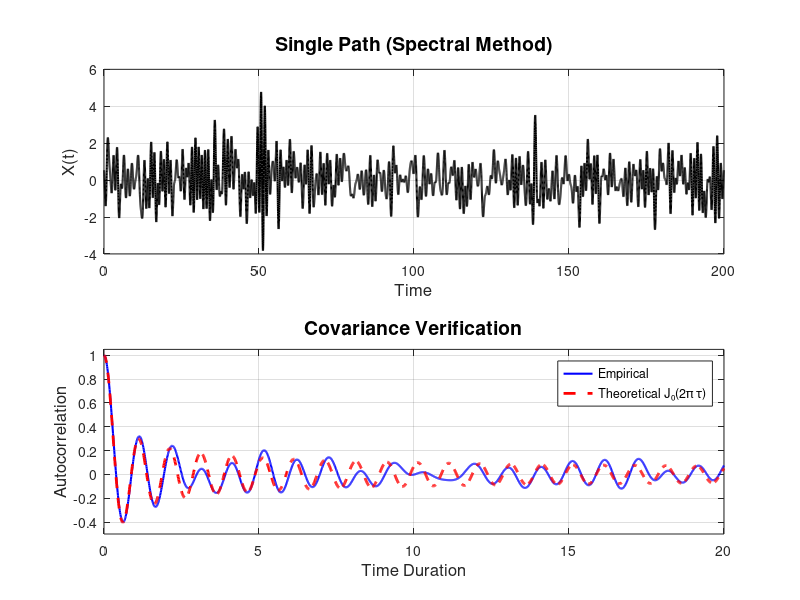

Write the MATLAB code that produced this figure.
function randomWaveSampler(L, stepSize, maxDuration)
    if nargin < 1, L = 200; end
    if nargin < 2, stepSize = 0.01; end
    if nargin < 3, maxDuration = 20; end

    N = round(L / stepSize);
    [path, t] = genPathSpectral(N, stepSize);
    maxDurationSteps = round(maxDuration/stepSize) + 1;
    empCov = autocorrDirect(path, maxDurationSteps);

    figure('Position', [100, 100, 1200, 900]);
    subplot(2, 1, 1);
    plot(t, path, 'k', 'LineWidth', 1.5);
    title('Single Path (Spectral Method)', 'FontSize', 14);
    xlabel('Time', 'FontSize', 12);
    ylabel('X(t)', 'FontSize', 12);
    grid on;

    subplot(2, 1, 2);
    durations = 0:stepSize:maxDuration;
    plotLen = min(length(durations), length(empCov));
    plot(durations(1:plotLen), empCov(1:plotLen), 'b', 'LineWidth', 1.5);
    hold on;
    plot(durations(1:plotLen), besselj(0, 2*pi*durations(1:plotLen)), 'r--', 'LineWidth', 2);
    title('Covariance Verification', 'FontSize', 14);
    xlabel('Time Duration', 'FontSize', 12);
    ylabel('Autocorrelation', 'FontSize', 12);
    legend('Empirical', 'Theoretical J₀(2π τ)');
    grid on;
    ylim([-0.5, 1.05]);
    xlim([0, maxDuration]);

    fprintf('USING SPECTRAL METHOD - Target Covariance J0(2*pi*tau)\n');
end

function [path, t] = genPathSpectral(N, dt)
    % Frequency grid (centered)
    df = 1/(N*dt);
    if mod(N,2)==0
        f = (-N/2:N/2-1)*df;
    else
        f = (-(N-1)/2:(N-1)/2)*df;
    end

    % PSD: S(f) = 1/(pi*sqrt(1-f^2)), for |f|<1
    psd = zeros(size(f));
    valid = abs(f) < 1;
    psd(valid) = 1 ./ (pi * sqrt(1 - f(valid).^2));

    % Generate random spectrum with Hermitian symmetry
    X = zeros(1,N);
    % DC
    X(1) = sqrt(psd(1)*df) * randn;
    % Positive frequencies (excluding DC and Nyquist)
    for k = 2:floor(N/2)
        mag = sqrt(psd(k)*df/2);
        X(k) = mag * (randn + 1i*randn);
        X(N-k+2) = conj(X(k));
    end
    % Nyquist (if N even)
    if mod(N,2)==0
        X(N/2+1) = sqrt(psd(N/2+1)*df) * randn;
    end

    % IFFT and scaling
    path = real(ifft(ifftshift(X))) * N; % MATLAB's ifft is unnormalized
    t = (0:N-1)*dt;
    fprintf('Generated path variance: %.4f (Theoretical = 1.0)\n', var(path));
end

function acorr = autocorrDirect(x, maxLags)
    x = x - mean(x);
    v = var(x);
    acorr = zeros(1, maxLags);
    for k = 0:maxLags-1
        acorr(k+1) = mean(x(1:end-k) .* x(k+1:end)) / v;
    end
end
